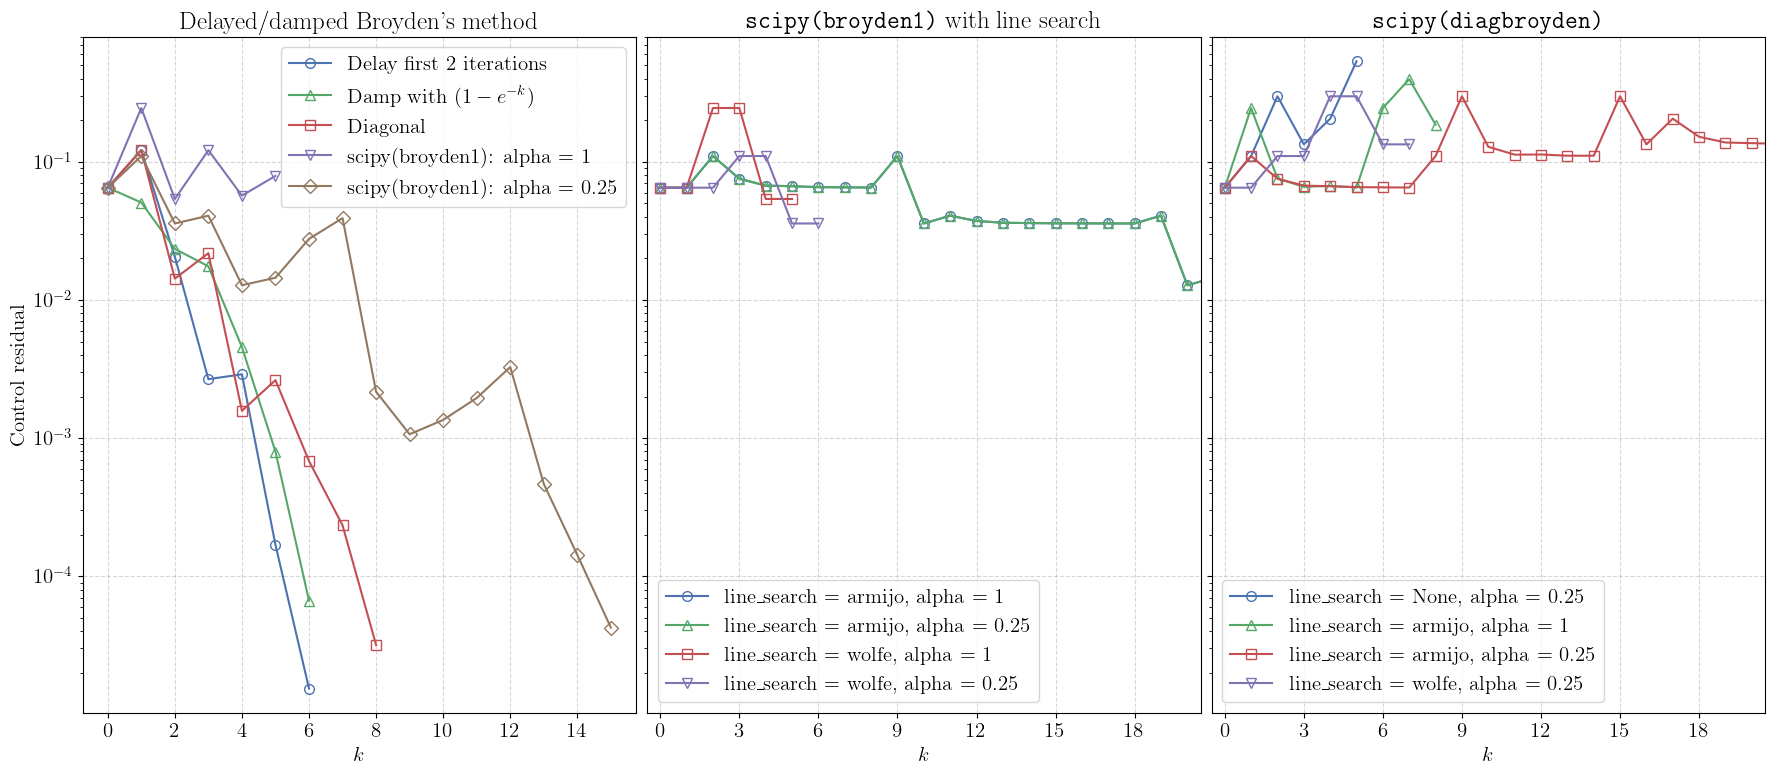

The Python source for this figure:
# type: ignore
import numpy as np
import matplotlib.pyplot as plt
from matplotlib.ticker import MaxNLocator
from cycler import cycler

colors = [
  '#4c72b0', '#55a868', '#c44e52', '#8172b3', '#937860', '#da8bc3', '#8c8c8c',
  '#ccb974', '#64b5cd'
]
markers = ['o', '^', 's', 'v', 'D', '<', '*', '>', '+']
markersizes = [7] * len(markers)
markersizes[6] = 10
plt.rcParams.update({
	'text.usetex' : True,
	'font.family' : 'serif',
	'font.serif' : ['Computer Modern Serif'],
	'font.size': 15,
	'axes.prop_cycle': cycler('color', colors) +
                     cycler('marker', markers) +
										 cycler('markerfacecolor', ['none'] * len(colors)) +
										 cycler('markersize', markersizes) 
})

def get_data(dir):
  print(dir)

  control_data = np.loadtxt(f'{dir}/ControlParamsData.txt', delimiter=',', dtype=float)

  iterations = control_data[:,0].astype(int)
  residuals = []

  for i in iterations:
    residuals.append(np.max(np.abs(control_data[i,1:])))

  return {
    'iterations': iterations,
    'residuals': residuals,
  }

fig, axes = plt.subplots(1, 3, squeeze=True)

col = 0
data_min = np.Infinity
data_max = -np.Infinity

def plot(title, args):
  global col, data_min, data_max
  ax = axes[col]
  col += 1

  ax.set_title(title)

  for label, data in args:
    ax.plot(data['iterations'], data['residuals'], label=label)

    data_min = min(data_min, np.min(data['residuals']))
    data_max = max(data_max, np.max(data['residuals']))

plot("Delayed/damped Broyden's method", [
  [r'Delay first 2 iterations', get_data('./data/root_finding/delay_first_2_its')],
  [r'Damp with $(1-e^{-k})$', get_data('./data/root_finding/damp_initial_iterations')],
  [r'Diagonal', get_data('./data/root_finding/diagonal')],
  [r'{scipy(broyden1)}: alpha = 1', get_data('./data/root_finding/scipy_noline')],
  [r'{scipy(broyden1)}: alpha = 0.25', get_data('./data/root_finding/scipy_noline_damped')],
])
plot(r"\texttt{scipy(broyden1)} with line search", [
  ['line_search = armijo, alpha = 1', get_data('./data/root_finding/scipy')],
  ['line_search = armijo, alpha = 0.25', get_data('./data/root_finding/scipy_damped')],
  ['line_search = wolfe, alpha = 1', get_data('./data/root_finding/scipy_wolfe_alpha1')],
  ['line_search = wolfe, alpha = 0.25', get_data('./data/root_finding/scipy_wolfe')],
])
plot(r"\texttt{scipy(diagbroyden)}", [
  ['line_search = None, alpha = 0.25', get_data('./data/root_finding/scipy_diag_noline_damped')],
  ['line_search = armijo, alpha = 1', get_data('./data/root_finding/scipy_diag')],
  ['line_search = armijo, alpha = 0.25', get_data('./data/root_finding/scipy_diag_damped')],
  ['line_search = wolfe, alpha = 0.25', get_data('./data/root_finding/scipy_diag_damped_wolfe')],
])

for ax in axes:
  ax.set_xlabel(r'$k$')
  ax.legend()

  ax.set_xscale('linear')
  ax.set_yscale('log')

  ax.set_ylim(data_min/1.5, data_max*1.5)

  ax.xaxis.set_major_locator(MaxNLocator(integer=True))
  ax.grid('on', linestyle='--', alpha=0.5)

axes[0].set_ylabel(r'Control residual')

axes[1].set_xlim(-0.5, 20.5)
axes[2].set_xlim(-0.5, 20.5)


fig.set_size_inches(18,8)
plt.tight_layout()
plt.subplots_adjust(wspace=0.02)

# Remove y tick labels
for ax in axes[1:]:
  ax.set_yticklabels([])

fig.savefig(f'root_finding_methods.png', format='png', bbox_inches='tight')

plt.show()
